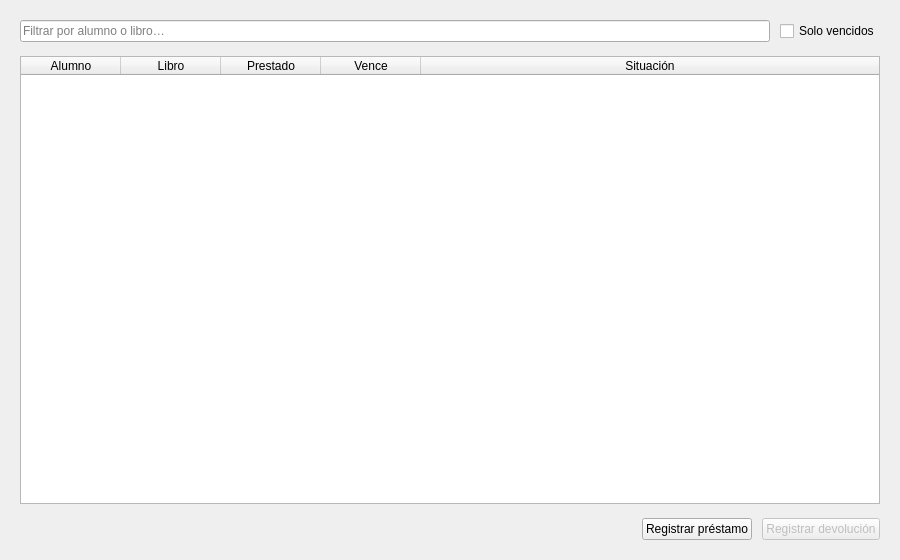
<?xml version="1.0" encoding="UTF-8"?>
<ui version="4.0">
 <class>PantallaPrestamos</class>
 <widget class="QWidget" name="PantallaPrestamos">
  <property name="geometry">
   <rect>
    <x>0</x>
    <y>0</y>
    <width>900</width>
    <height>560</height>
   </rect>
  </property>
  <property name="windowTitle">
   <string>Préstamos</string>
  </property>
  <layout class="QVBoxLayout" name="disposicion">
   <property name="leftMargin"><number>20</number></property>
   <property name="topMargin"><number>20</number></property>
   <property name="rightMargin"><number>20</number></property>
   <property name="bottomMargin"><number>20</number></property>
   <property name="spacing"><number>14</number></property>

   <item>
    <layout class="QHBoxLayout" name="filaFiltro">
     <property name="spacing"><number>10</number></property>
     <item>
      <widget class="QLineEdit" name="campoFiltro">
       <property name="placeholderText">
        <string>Filtrar por alumno o libro…</string>
       </property>
       <property name="minimumHeight"><number>36</number></property>
       <property name="clearButtonEnabled"><bool>true</bool></property>
      </widget>
     </item>
     <item>
      <widget class="QCheckBox" name="casillaSoloVencidos">
       <property name="text"><string>Solo vencidos</string></property>
      </widget>
     </item>
    </layout>
   </item>

   <item>
    <widget class="QTableWidget" name="tablaPrestamos">
     <property name="alternatingRowColors"><bool>true</bool></property>
     <property name="selectionBehavior"><enum>QAbstractItemView::SelectRows</enum></property>
     <property name="selectionMode"><enum>QAbstractItemView::SingleSelection</enum></property>
     <property name="editTriggers"><set>QAbstractItemView::NoEditTriggers</set></property>
     <property name="sortingEnabled"><bool>true</bool></property>
     <attribute name="verticalHeaderVisible"><bool>false</bool></attribute>
     <attribute name="horizontalHeaderStretchLastSection"><bool>true</bool></attribute>
     <column><property name="text"><string>Alumno</string></property></column>
     <column><property name="text"><string>Libro</string></property></column>
     <column><property name="text"><string>Prestado</string></property></column>
     <column><property name="text"><string>Vence</string></property></column>
     <column><property name="text"><string>Situación</string></property></column>
    </widget>
   </item>

   <item>
    <layout class="QHBoxLayout" name="filaAcciones">
     <property name="spacing"><number>10</number></property>
     <item>
      <widget class="QLabel" name="etiquetaResumen">
       <property name="text"><string/></property>
      </widget>
     </item>
     <item>
      <spacer name="espacioAcciones">
       <property name="orientation"><enum>Qt::Horizontal</enum></property>
       <property name="sizeHint" stdset="0">
        <size><width>40</width><height>20</height></size>
       </property>
      </spacer>
     </item>
     <item>
      <widget class="QPushButton" name="botonNuevo">
       <property name="text"><string>Registrar préstamo</string></property>
       <property name="minimumHeight"><number>34</number></property>
      </widget>
     </item>
     <item>
      <widget class="QPushButton" name="botonDevolver">
       <property name="text"><string>Registrar devolución</string></property>
       <property name="minimumHeight"><number>34</number></property>
       <property name="enabled"><bool>false</bool></property>
      </widget>
     </item>
    </layout>
   </item>

  </layout>
 </widget>
 <resources/>
 <connections/>
</ui>
